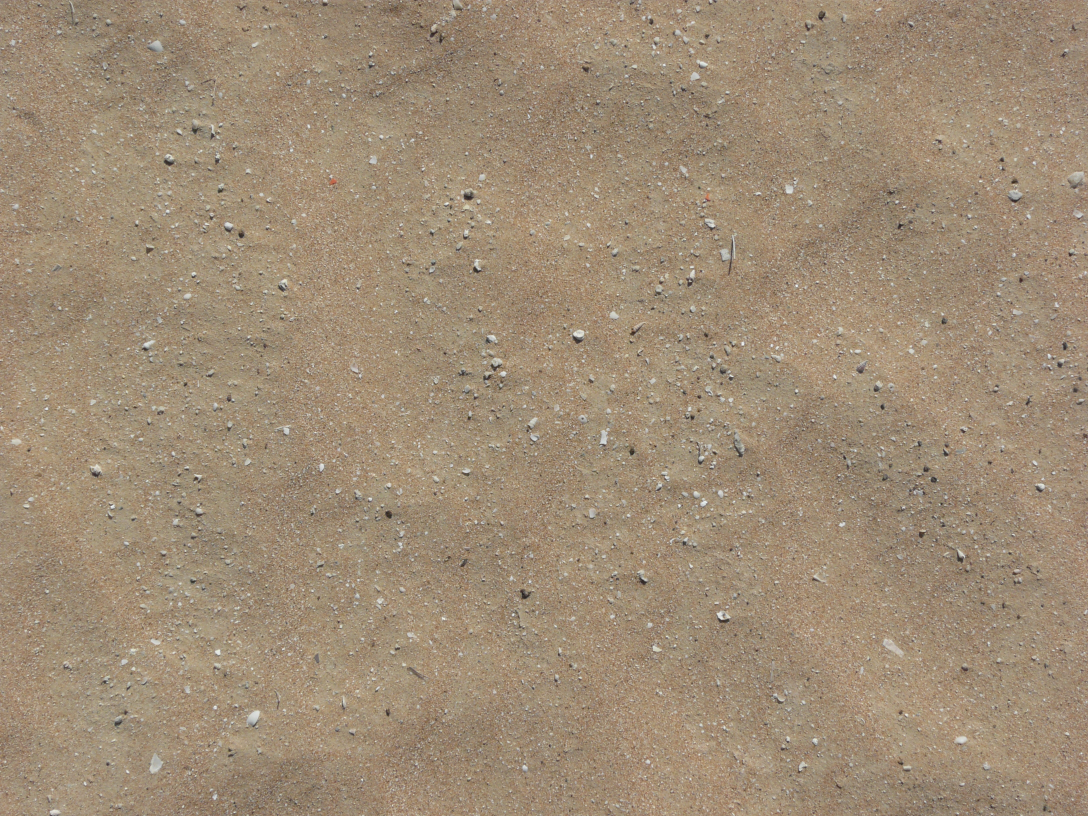
#> input picture bluerov2_gz/models/sand_heightmap/materials/soil_sand_0045_01.jpg, 3264 x 2448 px, given in place of the camera (shown at 1/3 size)
$ python visual_dvl_odometry.py
#> lines starting #> are read from the running program, lines starting #| are printed output that depends on the picture
#!/usr/bin/env python3
"""
AUV Downward Visual DVL & AR Planar Floor Distance Engine
=========================================================
Author: Radhi Shafeeq
Affiliation: Hasanuddin University (Mechatronics Engineering)
Project: Over-Actuated 6-DOF, 8-Motor Autonomous Underwater Vehicle (AUV)

Functionality:
--------------
1. Captures downward-facing video from the lower acrylic hull:
   - Live network stream via BlueOS UVC (UDP port 5601), OR
   - Direct USB connection on topside bench test (e.g. /dev/video2).
2. Performs Pyramidal Lucas-Kanade optical flow on Shi-Tomasi feature points
   with CLAHE underwater contrast enhancement.
3. Derotates optical flow using Pixhawk gyroscope rates (p, q, r) to isolate
   pure linear translation from vehicle tilt and angular rotation.
4. Executes the AR (Augmented Reality) Planar Distance Engine:
   Fuses optical scale expansion/disparity, Pixhawk IMU gravity vector, and
   Bar30 hydrostatic depth (delta_z) to recover true metric floor distance (h).
5. Computes metric linear surge and sway velocities of the vehicle:
   u_AUV = -(dx_trans * h) / fx
   v_AUV = -(dy_trans * h) / fy  [m/s]
6. Compensates for optical refraction through the lower acrylic tube and water
   (f_water = 1.33 * f_air).
"""

import cv2
import numpy as np
import time
import math
import threading

class DownwardVisualDVL:
    """
    High-Performance Visual Doppler Velocity Log (Visual DVL) & AR Distance Estimator
    tailored for the AUV lower acrylic pod.
    """
    def __init__(self, port=5601, device_index=2, width=1920, height=1080,
                 underwater_mode=True, nominal_floor_dist=1.50):
        self.width = int(width)
        self.height = int(height)
        self.port = int(port)
        self.device_index = int(device_index)
        self.underwater_mode = bool(underwater_mode)

        # Optical calibration constants (Logitech C922 / Sonix 1080p sensor)
        # In air at 1080p: fx ~= 1400.0, fy ~= 1400.0, cx ~= 960.0, cy ~= 540.0
        self.refraction_index = 1.33 if self.underwater_mode else 1.00
        self.fx_air = 1400.0
        self.fy_air = 1400.0
        self.fx = self.fx_air * self.refraction_index
        self.fy = self.fy_air * self.refraction_index
        self.cx = self.width / 2.0
        self.cy = self.height / 2.0

        # Contrast Limited Adaptive Histogram Equalization (CLAHE) for murky water
        self.clahe = cv2.createCLAHE(clipLimit=3.0, tileGridSize=(8, 8))

        # Optical flow configuration
        self.max_corners = 120
        self.feature_params = dict(
            maxCorners=self.max_corners,
            qualityLevel=0.03,
            minDistance=15,
            blockSize=7
        )
        self.lk_params = dict(
            winSize=(25, 25),
            maxLevel=3,
            criteria=(cv2.TERM_CRITERIA_EPS | cv2.TERM_CRITERIA_COUNT, 30, 0.01)
        )

        # Vehicle & Floor states
        self.h_floor = float(nominal_floor_dist)
        self.u_auv = 0.0       # Surge velocity (forward, m/s)
        self.v_auv = 0.0       # Sway velocity (lateral, m/s)
        self.flow_quality = 0.0 # 0.0 to 1.0 confidence score
        self.tracked_count = 0

        # Historical tracking buffers
        self.prev_gray = None
        self.prev_pts = None
        self.last_depth = None
        self.last_time = time.time()
        self.feature_refresh_interval = 1.0 # seconds
        self.last_feature_refresh = time.time()

        # Thread safety & video capture
        self.lock = threading.Lock()
        self.running = False
        self.cap = None
        self.latest_frame = None
        self.latest_flow_vis = None

    def start_stream(self, use_udp=False):
        """Starts video capture either from BlueOS UDP port 5601 or local device."""
#> in start_test, frame is the input picture: shape (2448, 3264, 3); mean B, G, R 117.8, 140.4, 158.8
        if use_udp:
            # GStreamer pipeline for UDP H.264 / MJPG from BlueOS
            pipeline = (
                f"udpsrc port={self.port} caps=\"application/x-rtp, media=(string)video, clock-rate=(int)90000, encoding-name=(string)H264\" ! "
                f"rtph264depay ! h264parse ! avdec_h264 ! videoconvert ! appsink"
            )
            self.cap = cv2.VideoCapture(pipeline, cv2.CAP_GSTREAMER)
            if not self.cap.isOpened():
                # Fallback to MJPG UDP
                pipeline_mjpg = f"udpsrc port={self.port} ! application/x-rtp,encoding-name=JPEG ! rtpjpegdepay ! jpegdec ! videoconvert ! appsink"
                self.cap = cv2.VideoCapture(pipeline_mjpg, cv2.CAP_GSTREAMER)

        if self.cap is None or not self.cap.isOpened():
            # Local USB fallback (/dev/video2)
            self.cap = cv2.VideoCapture(self.device_index, cv2.CAP_V4L2)
            self.cap.set(cv2.CAP_PROP_FOURCC, cv2.VideoWriter_fourcc(*"MJPG"))
            self.cap.set(cv2.CAP_PROP_FRAME_WIDTH, self.width)
            self.cap.set(cv2.CAP_PROP_FRAME_HEIGHT, self.height)
            self.cap.set(cv2.CAP_PROP_FPS, 30)

        if not self.cap.isOpened():
            return False

        self.running = True
        return True

    def process_frame(self, frame_bgr, p=0.0, q=0.0, r=0.0, bar30_depth=None, dt=None):
        """
        Process a single downward camera frame:
        - Computes Lucas-Kanade optical flow
        - Derotates using gyro rates (p, q, r in rad/s)
        - Updates AR floor distance (h)
        - Calculates metric linear velocities (u_auv, v_auv in m/s)
        """
#> called with p = 0, q = 0, r = 0
        curr_time = time.time()
        actual_dt = float(dt) if (dt is not None and dt > 0) else max(0.001, curr_time - self.last_time)
        self.last_time = curr_time

        # Convert to grayscale & apply CLAHE contrast enhancement
        gray = cv2.cvtColor(frame_bgr, cv2.COLOR_BGR2GRAY)
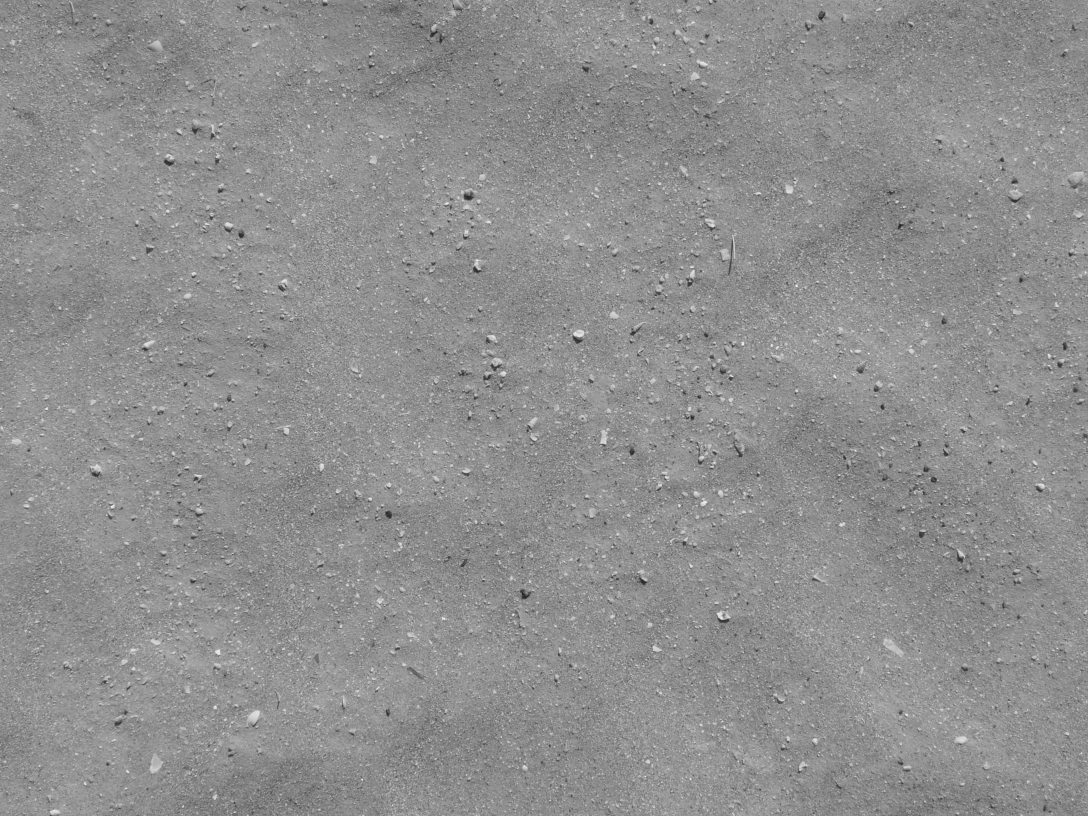
#> gray: shape (2448, 3264) (shown at 1/3 size); min 22, max 255, mean 143.3
        gray = self.clahe.apply(gray)
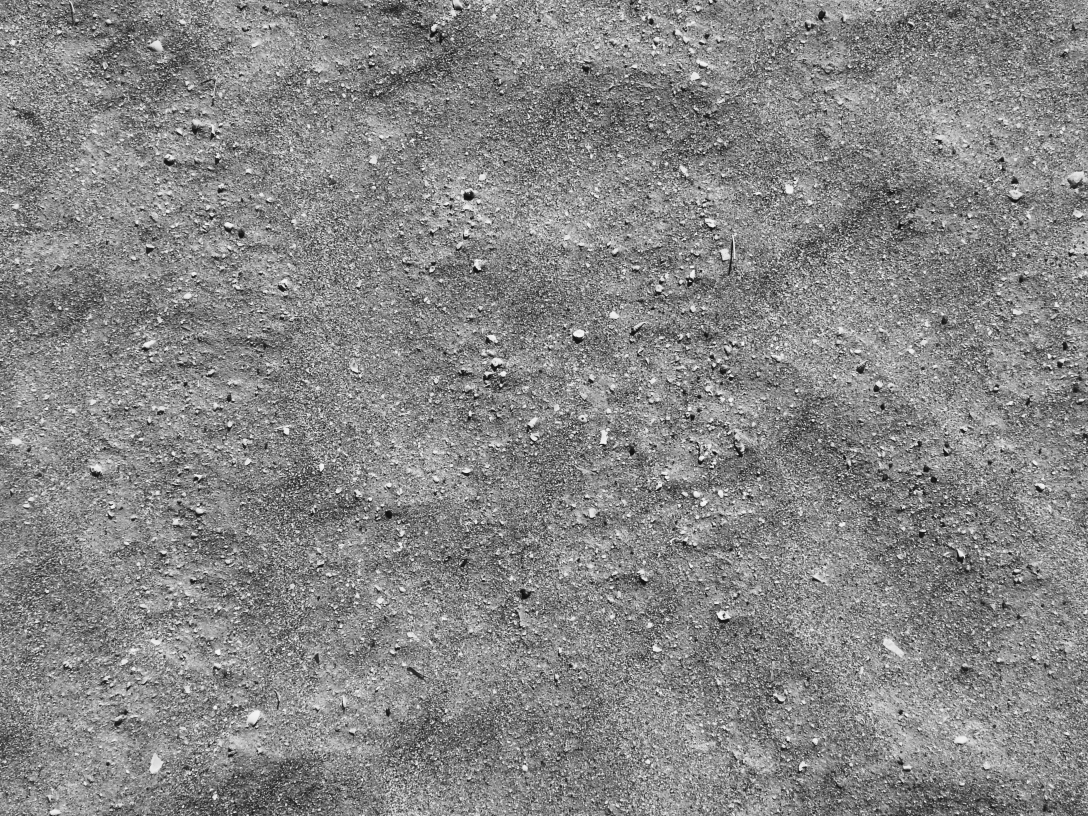
#> gray: shape (2448, 3264) (shown at 1/3 size); min 8, max 255, mean 134.4
        flow_vis = frame_bgr.copy()

        # Step 1: Feature detection / refreshing
        re_detect = (
            self.prev_pts is None or
            len(self.prev_pts) < 20 or
            (curr_time - self.last_feature_refresh) > self.feature_refresh_interval
        )
        if re_detect:
            pts = cv2.goodFeaturesToTrack(gray, mask=None, **self.feature_params)
#> pts = 120 rows, first 8: [1946, 1972], [2705, 684], [2061, 1248], [917, 852], [1747, 1256], [2068, 843], [2813, 1441], [930, 1119]
            if pts is not None and len(pts) > 0:
                self.prev_pts = pts
#> self.prev_pts has the same summary as pts
                self.last_feature_refresh = curr_time

        if self.prev_gray is None or self.prev_pts is None or len(self.prev_pts) == 0:
            self.prev_gray = gray.copy()
            return self.u_auv, self.v_auv, self.h_floor, flow_vis

        # Step 2: Pyramidal Lucas-Kanade optical flow
        curr_pts, status, err = cv2.calcOpticalFlowPyrLK(
            self.prev_gray, gray, self.prev_pts, None, **self.lk_params
        )

        good_curr = []
        good_prev = []
        if curr_pts is not None and status is not None:
            for i, st in enumerate(status.flatten()):
                if st == 1:
                    good_curr.append(curr_pts[i].ravel())
                    good_prev.append(self.prev_pts[i].ravel())

        good_curr = np.array(good_curr, dtype=np.float32)
        good_prev = np.array(good_prev, dtype=np.float32)
        self.tracked_count = len(good_curr)

        if self.tracked_count >= 8:
            # Optical displacement per point (pixels)
            flow_vectors = (good_curr - good_prev) # [dx, dy]

            # Step 3: Gyroscope Derotation
            # For a camera pointing along +Z body (downward):
            # Rotational pixel displacement:
            # dx_rot = (x*y/fy)*p - (fx + x^2/fx)*q + y*r
            # dy_rot = (fy + y^2/fy)*p - (x*y/fx)*q - x*r
            trans_flow_x = []
            trans_flow_y = []

            for (p_old, p_new) in zip(good_prev, good_curr):
                x = p_old[0] - self.cx
                y = p_old[1] - self.cy

                dx_meas = (p_new[0] - p_old[0]) / actual_dt
                dy_meas = (p_new[1] - p_old[1]) / actual_dt

                # Derotation correction (pixels/second)
                dx_rot = ((x * y / self.fy) * p - (self.fx + (x**2 / self.fx)) * q + y * r)
                dy_rot = (((self.fy + (y**2 / self.fy)) * p) - (x * y / self.fx) * q - x * r)

                # Pure translational optical flow
                dx_trans = dx_meas - dx_rot
                dy_trans = dy_meas - dy_rot

                trans_flow_x.append(dx_trans)
                trans_flow_y.append(dy_trans)

                # Draw visual flow vector on HUD (green = translation)
                pt1 = (int(p_old[0]), int(p_old[1]))
                pt2 = (int(p_old[0] + dx_trans * 0.1), int(p_old[1] + dy_trans * 0.1))
                cv2.circle(flow_vis, pt1, 3, (0, 255, 0), -1)
                cv2.arrowedLine(flow_vis, pt1, pt2, (0, 255, 255), 1, tipLength=0.3)

            # Robust median translational flow
            med_flow_x = float(np.median(trans_flow_x))
            med_flow_y = float(np.median(trans_flow_y))
            self.flow_quality = min(1.0, self.tracked_count / 50.0)

            # Step 4: AR Planar Floor Distance Engine
            if bar30_depth is not None and self.last_depth is not None:
                delta_z = abs(bar30_depth - self.last_depth)
                if delta_z > 0.05: # Significant vertical motion
                    # Compute feature span ratio (scale expansion s2 / s1)
                    center_prev = np.mean(good_prev, axis=0)
                    center_curr = np.mean(good_curr, axis=0)
                    dist_prev = np.mean(np.linalg.norm(good_prev - center_prev, axis=1))
                    dist_curr = np.mean(np.linalg.norm(good_curr - center_curr, axis=1))

                    if dist_prev > 10.0 and dist_curr > 10.0:
                        scale_ratio = dist_curr / dist_prev
                        if abs(scale_ratio - 1.0) > 0.02:
                            # AR Height Triangulation formula: h = delta_z * (s2 / (s2 - s1))
                            h_est = delta_z * (scale_ratio / abs(scale_ratio - 1.0))
                            if 0.30 <= h_est <= 10.0:
                                self.h_floor = 0.85 * self.h_floor + 0.15 * h_est

            if bar30_depth is not None:
                self.last_depth = float(bar30_depth)

            # [6 lines of commented-out code are left out]
            self.u_auv = - (med_flow_y * self.h_floor) / self.fy
            self.v_auv = - (med_flow_x * self.h_floor) / self.fx

            # Prepare next iteration
            self.prev_pts = good_curr.reshape(-1, 1, 2)
        else:
            # Low feature count fallback (smooth decay)
            self.u_auv *= 0.90
            self.v_auv *= 0.90
            self.flow_quality = 0.0
            self.prev_pts = None

        self.prev_gray = gray.copy()
        with self.lock:
            self.latest_flow_vis = flow_vis

        return self.u_auv, self.v_auv, self.h_floor, flow_vis

    def get_state(self):
        """Thread-safe accessor for vehicle velocity and floor distance."""
        return {
            "u_auv": float(self.u_auv),
            "v_auv": float(self.v_auv),
            "h_floor": float(self.h_floor),
            "flow_quality": float(self.flow_quality),
            "tracked_count": int(self.tracked_count),
            "underwater_mode": self.underwater_mode
        }

    def start_test(self, duration_sec=3):
        """Quick self-test to verify camera stream and pipeline health."""
        if not self.start_stream(use_udp=False):
            return False
        t_start = time.time()
        frames_processed = 0
        while time.time() - t_start < duration_sec:
            ret, frame = self.cap.read()
            if ret and frame is not None:
                self.process_frame(frame)
                frames_processed += 1
            time.sleep(0.03)
        self.stop()
        return frames_processed > 10

    def stop(self):
        """Release camera and resources."""
        self.running = False
        if self.cap is not None:
            self.cap.release()
            self.cap = None

if __name__ == "__main__":
    print("Testing DownwardVisualDVL...")
    dvl = DownwardVisualDVL(device_index=2, underwater_mode=False)
    if dvl.start_test(duration_sec=3):
        print("DownwardVisualDVL test PASSED! State:", dvl.get_state())
    else:
        print("DownwardVisualDVL test FAILED: Could not grab frames from device index 2.")
